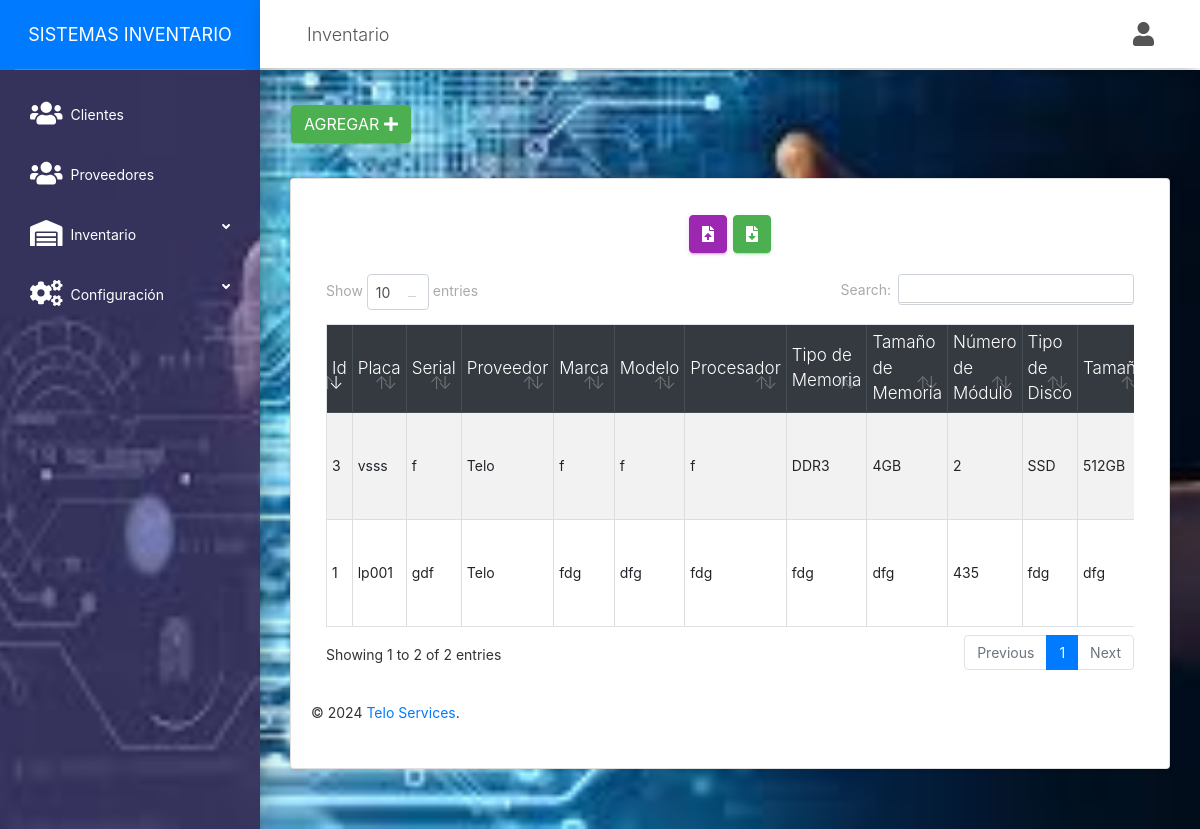
The page /src/registro_escritorio.php (signed in) on the database its author committed.
### tables this page shows
CREATE TABLE `registro_escritorio` (
  `id` int(11) NOT NULL,
  `placa` varchar(20) NOT NULL,
  `serial` varchar(50) NOT NULL,
  `proveedor_id` int(11) NOT NULL,
  `marca` varchar(50) NOT NULL,
  `modelo` varchar(50) NOT NULL,
  `procesador` varchar(50) NOT NULL,
  `tipmemoria` varchar(50) NOT NULL,
  `tammemoria` varchar(50) NOT NULL,
  `nummodulo` int(11) NOT NULL,
  `tipdisco` varchar(50) NOT NULL,
  `tamano` varchar(50) NOT NULL,
  `bateria` varchar(50) NOT NULL,
  `nota` varchar(50) DEFAULT NULL,
  `estado_id` int(11) NOT NULL,
  `cliente_id` int(11) DEFAULT NULL,
  `tecnico_id` int(11) DEFAULT NULL,
  `fecha_ingreso` date DEFAULT NULL,
  `fecha_salida` date DEFAULT NULL,
  `imagen` text DEFAULT NULL
);

CREATE TABLE `proveedores` (
  `id` int(11) NOT NULL,
  `nombre` varchar(100) NOT NULL,
  `direccion` varchar(255) NOT NULL,
  `telefono` varchar(15) DEFAULT NULL,
  `correo` varchar(100) NOT NULL
);

### src/registro_escritorio.php (the view, shortened to what this page needs)
<?php
include_once "includes/header.php";
?>
<div>
    <button class="btn btn-success" id="btnAgregar" data-toggle="modal" data-target="#exampleModal">
        Agregar <i class="fas fa-plus"></i>
    </button>
</div>
<div class="card">
    <div class="card-body">
        <div class="row">
            <div class="col-md-12">
                <div class="text-center mt-3">
                    <a class="btn btn-primary" href="importar_escritorio.php"><i class="fas fa-file-upload"></i></a>
                    <a class="btn btn-success" href="exportar_escritorio.php"><i class="fas fa-file-download"></i></a>
                </div>
                <div class="col-md-12 mt-3">
                    <div class="table-responsive">
                        <table class="table table-striped table-bordered" id="tbl">
                        <thead class="thead-dark">
            <tr>
                <th>Id</th>
                <th>Placa</th>
                <th>Serial</th>
                <th>Proveedor</th>
                <th>Marca</th>
                <th>Modelo</th>
                <th>Procesador</th>
                <th>Tipo de Memoria</th>
                <th>Tamaño de Memoria</th>
                <th>Número de Módulo</th>
                <th>Tipo de Disco</th>
                <th>Tamaño</th>
            </tr>
        </thead>
        <tbody>
            <?php
            include "../conexion.php";
            $query = mysqli_query($conexion, "SELECT r.*, p.nombre as proveedor_nombre, e.nombre as estado_nombre, c.nombre as cliente_nombre, t.nombre as tecnico_nombre FROM registro_escritorio r
            LEFT JOIN proveedores p ON r.proveedor_id = p.id
            LEFT JOIN estado e ON r.estado_id = e.id
            LEFT JOIN clientes c ON r.cliente_id = c.id
            LEFT JOIN tecnico t ON r.tecnico_id = t.id");
            while ($data = mysqli_fetch_assoc($query)) { ?>
                <tr>
                    <td><?php echo $data['id']; ?></td>
                    <td><?php echo $data['placa']; ?></td>
                    <td><?php echo $data['serial']; ?></td>
                    <td><?php echo $data['proveedor_nombre']; ?></td>
                    <td><?php echo $data['marca']; ?></td>
                    <td><?php echo $data['modelo']; ?></td>
                    <td><?php echo $data['procesador']; ?></td>
                    <td><?php echo $data['tipmemoria']; ?></td>
                    <td><?php echo $data['tammemoria']; ?></td>
                    <td><?php echo $data['nummodulo']; ?></td>
                    <td><?php echo $data['tipdisco']; ?></td>
                    <td><?php echo $data['tamano']; ?></td>
                </tr>
            <?php } ?>
        </tbody>
    </table>
</div>
<?php include_once "includes/footer.php"; ?>
<link rel="stylesheet" href="https://stackpath.bootstrapcdn.com/bootstrap/4.5.2/css/bootstrap.min.css">

### rows shown on the page
registro_escritorio: id "1", placa "lp001", serial "gdf", proveedor.nombre "Telo", marca "fdg", modelo "dfg", procesador "fdg", tipmemoria "fdg", tammemoria "dfg", nummodulo "435", tipdisco "fdg", tamano "dfg"
registro_escritorio: id "3", placa "vsss", serial "f", proveedor.nombre "Telo", marca "f", modelo "f", procesador "f", tipmemoria "DDR3", tammemoria "4GB", nummodulo "2", tipdisco "SSD", tamano "512GB"
